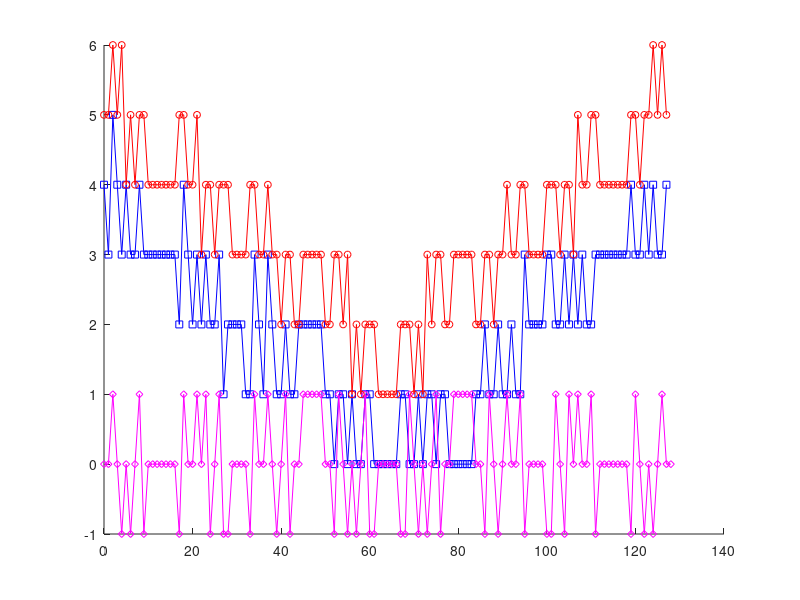

This figure's MATLAB source: (Note: this script raises an error after producing the figure.)
load 8bit_precision_value_index_odd_add.txt;
load 7bit_precision_value_index_odd_add.txt;
load 8bit_precision_value_index_even.txt;
load 7bit_precision_value_index_even.txt;

diff_odd = abs(X8bit_precision_value_index_odd_add(:,2)-2*...
    X7bit_precision_value_index_odd_add(:,2));
diff_even = X8bit_precision_value_index_even(:,2)-2*...
    X7bit_precision_value_index_even(:,2);

up_bound = zeros(128,1);
f_n = zeros(128,1);
dec_f = zeros(128,1);
fid = fopen('upper_bound_add.txt','w','native');
for i = 0:127
    f_n(i+1) = (121/32)*(i/128)*(1-i/128);
    dec_f(i+1) = f_n(i+1)*128-floor(f_n(i+1)*128);
    if dec_f(i+1)>=0.25 && dec_f(i+1)<0.75
        up_bound(i+1) = abs(round((121/128)*(4-(1+4*i)/64)))+2;
    else
        up_bound(i+1) = abs(round((121/128)*(4-(1+4*i)/64)))+1;
    end
    fprintf(fid,'%i %i \r\n',i,up_bound(i+1));
end
fclose(fid);

hold on;
plot([0:127],diff_odd,...
    'MarkerSize',5,'Marker','s','Color',[0 0 1],...
    'DisplayName','|F_{n+1}(2i+1)-2F_{n}(i)|');
plot([0:128],diff_even,...
    'MarkerSize',5,'Marker','d','Color',[1 0 1],...
    'DisplayName','F_{n+1}(2i)-2F_{n}(i)');
plot([0:127],up_bound,...
    'MarkerSize',5,'Marker','o','Color',[1 0 0],...
    'DisplayName','upper bound');

legend('|F_{n+1}(2i+1)-2F_{n}(i)|','F_{n+1}(2i)-2F_{n}(i)','upper bound',0);
% index = legend('|F_{n+1}(2i+1)-2F_{n}(i)|','F_{n+1}(2i)-2F_{n}(i)','upper bound',0);
% set(index,'FontAngle','italic','TextColor',[.3,.2,.1]);
xlabel('$i$','Margin',2,'FontAngle','italic','FontSize',14,...
    'FontName','Times New Roman','interpreter', 'Latex');
% ylabel('$upper bound$','Margin',2,'FontAngle','italic','FontSize',14,...
%     'FontName','Times New Roman','interpreter', 'Latex');

% export_fig('upper_bound_add.pdf','-transparent');
